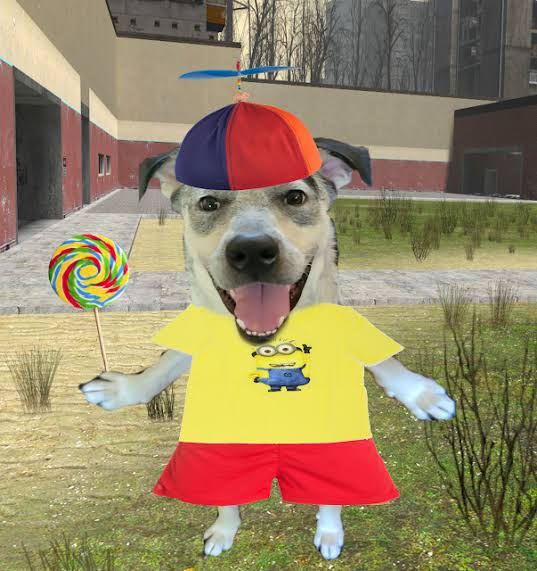
#> input picture littledude.JPG, 537 x 571 px, found by its file name
$ jupyter execute 'Bootcamp Coding Project.ipynb'
#> lines starting #> are read from the running program, lines starting #| are printed output that depends on the picture
MIPS Computer Literacy Bootcamp: Coding Project

[cell 1]
#Viewing the original image – littledude.jpg (he is just a little dude)
#Chatgpt suggested using PIL and matplotlib to import and display the image

from PIL import Image
import matplotlib.pyplot as plt

#Loading littledude.jpg
img = Image.open("littledude.jpg")
#> img is the input picture: PIL image 537x571 RGB; mean R, G, B 151.6, 134.9, 101.9

#Viewing littledude.jpg in the notebook
plt.imshow(img)
plt.axis('off')  # Hides the axes
plt.title('Original Image', color='black', fontsize=12)
plt.show()

[cell 2]
#Resizing littledude.jpg to 500 x 500 pixels and converting from colour to greyscale
#Chatgpt suggested using PIL for image processing

from PIL import Image
import matplotlib.pyplot as plt

#Loading the image
img = Image.open('littledude.jpg')

#Converting the image to greyscale ('L' mode = 8-bit pixels, black and white)
img_gray = img.convert('L')
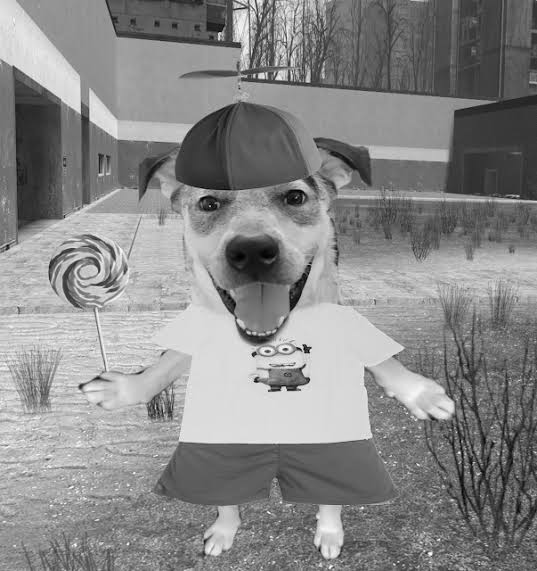
#> img_gray: PIL image 537x571 L; min 0, max 252, mean 136.2

#Resizing the image to 500 x 500 pixels
img_resized = img_gray.resize((500, 500))
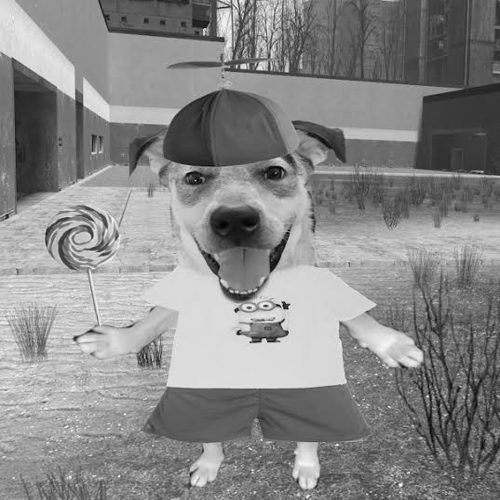
#> img_resized: PIL image 500x500 L; min 1, max 254, mean 136.2

#Saving the greyscaled and resized image
img_resized.save('littledude_500x500_greyscale.png')

#Viewing the greyscaled and resized image
plt.imshow(img_resized, cmap='gray')
plt.axis('off')
plt.title('Greyscale Image', color='black', fontsize=12)
plt.show()

[cell 3]
#Blurring the littledude_500x500_greyscale.png using a box blur filter
#Chatgpt suggested using PIL for blurring the littledude_500x500_greyscale.png

from PIL import Image, ImageFilter
import matplotlib.pyplot as plt

img = Image.open('littledude_500x500_greyscale.png')
img_blurred = img.filter(ImageFilter.BoxBlur(radius=5))
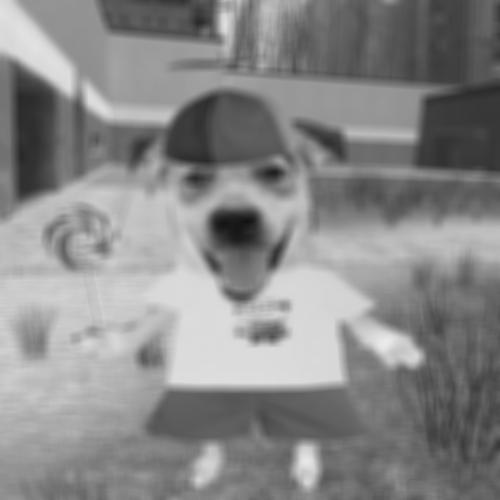
#> img_blurred: PIL image 500x500 L; min 19, max 235, mean 136.2

#Saving theb blurred image
img_blurred.save('blurred_littledude_500x500_greyscale.png')

#Viewing the blurred image
plt.imshow(img_blurred, cmap='gray')
plt.axis('off')
plt.title('Blurred Image', color='black', fontsize=12)
plt.show()

[cell 4]
#Calculating a greyscale histogram for the original and blurred images and performing statistical analysis
#ChatGPT suggested this step

from PIL import Image
import numpy as np
import matplotlib.pyplot as plt
from scipy.stats import ks_2samp

#Loading the greyscale and blurred images
img = Image.open('littledude_500x500_greyscale.png')
blurred = Image.open('blurred_littledude_500x500_greyscale.png')

#Converting the images to numpy arrays
img_pixels = np.array(img).flatten()
blurred_pixels = np.array(blurred).flatten()

#Performing Kolmogorov-Smirnov test
#This test was suggest by chatgpt
ks_stat, p_value = ks_2samp(img_pixels, blurred_pixels)
#> ks_stat = 0.0416; p_value = 4.84e-188

#Printing results
print(f"KS statistic: {ks_stat:.4f}")
#| KS statistic: 0.0416
print(f"P-value: {p_value:.4e}")
#| P-value: 4.8448e-188

#Plotting histogram comparison of gresyscale and blurred images
hist_orig, bins = np.histogram(img_pixels, bins=256, range=(0,255), density=True)
#> hist_orig = 256 values, max 0.0165 at index 219, min 0 at index 0, mean 0.00392; bins = 257 values from 0 to 255
hist_blurred, _ = np.histogram(blurred_pixels, bins=256, range=(0,255), density=True)
#> hist_blurred = 256 values, max 0.0141 at index 219, min 0 at index 0, mean 0.00392

plt.figure(figsize=(10,6))
plt.hist(img_pixels, bins=256, range=(0,255), color='blue', alpha=0.5, label='Original')
plt.hist(blurred_pixels, bins=256, range=(0,255), color='red', alpha=0.5, label='Blurred')
plt.title('Greyscale Histogram Comparison')
plt.xlabel('Pixel Intensity')
plt.ylabel('Normalized Frequency')
plt.legend()
plt.grid(True)
plt.show()
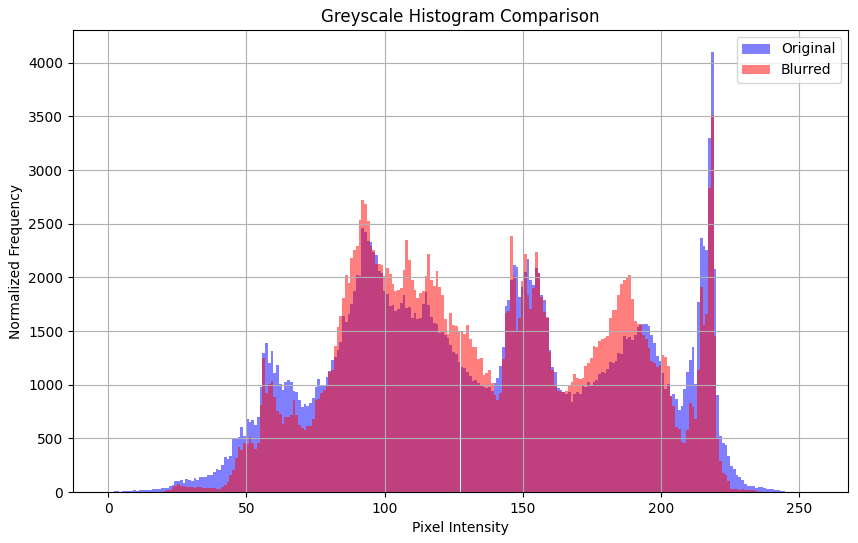
#> figure drawn by matplotlib, 1 panel; tallest bar 4101 high, from x = 218.1 to 219.1; tallest bar 3518 high, from x = 218.1 to 219.1

[cell 5]
#Resizing an image to 250 x 250 pixels and saving final image
from PIL import Image
import matplotlib.pyplot as plt

#Loading the blurred image
img = Image.open('blurred_littledude_500x500_greyscale.png')

#Resizing the blurred image to 250 x 250 pixels
img_resized_2 = img.resize((250, 250))

#Saving the final image
img_resized_2.save('blurred_littledude_250x250_greyscale.png')

#Viewing the processed image
plt.imshow(img_resized_2, cmap='gray')
plt.axis('off')
plt.title('Final Image', color='black', fontsize=12)
plt.show()
